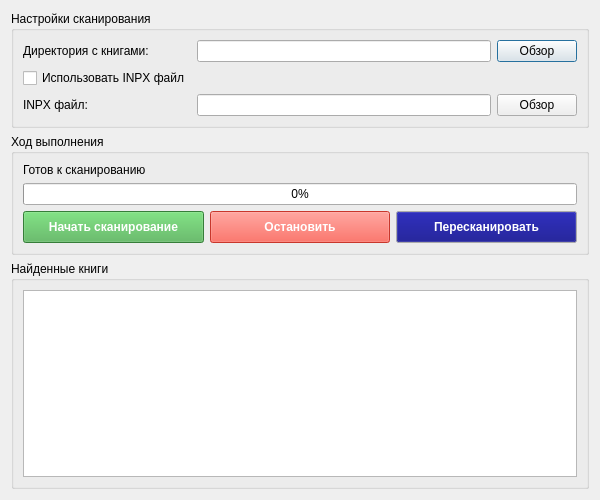
<?xml version="1.0" encoding="UTF-8"?>
<ui version="4.0">
 <class>ScannerDialog</class>
 <widget class="QDialog" name="ScannerDialog">
  <property name="geometry">
   <rect>
    <x>0</x>
    <y>0</y>
    <width>600</width>
    <height>500</height>
   </rect>
  </property>
  <property name="windowTitle">
   <string>Сканер коллекции книг</string>
  </property>
  <layout class="QVBoxLayout" name="verticalLayout">
   <item>
    <widget class="QGroupBox" name="groupBoxSettings">
     <property name="title">
      <string>Настройки сканирования</string>
     </property>
     <layout class="QGridLayout" name="gridLayout">
      <item row="0" column="0">
       <widget class="QLabel" name="label">
        <property name="text">
         <string>Директория с книгами:</string>
        </property>
       </widget>
      </item>
      <item row="0" column="1">
       <layout class="QHBoxLayout" name="horizontalLayout">
        <item>
         <widget class="QLineEdit" name="txtBooksDir"/>
        </item>
        <item>
         <widget class="QPushButton" name="btnBrowseBooksDir">
          <property name="text">
           <string>Обзор</string>
          </property>
         </widget>
        </item>
       </layout>
      </item>
      <item row="1" column="0">
       <widget class="QCheckBox" name="chkUseInpx">
        <property name="text">
         <string>Использовать INPX файл</string>
        </property>
       </widget>
      </item>
      <item row="2" column="0">
       <widget class="QLabel" name="label_2">
        <property name="text">
         <string>INPX файл:</string>
        </property>
       </widget>
      </item>
      <item row="2" column="1">
       <layout class="QHBoxLayout" name="horizontalLayout_2">
        <item>
         <widget class="QLineEdit" name="txtInpxFile"/>
        </item>
        <item>
         <widget class="QPushButton" name="btnBrowseInpx">
          <property name="text">
           <string>Обзор</string>
          </property>
         </widget>
        </item>
       </layout>
      </item>
     </layout>
    </widget>
   </item>
   <item>
    <widget class="QGroupBox" name="groupBoxProgress">
     <property name="title">
      <string>Ход выполнения</string>
     </property>
     <layout class="QVBoxLayout" name="verticalLayout_2">
      <item>
       <widget class="QLabel" name="statusLabel">
        <property name="text">
         <string>Готов к сканированию</string>
        </property>
       </widget>
      </item>
      <item>
       <widget class="QProgressBar" name="progressBar">
        <property name="value">
         <number>0</number>
        </property>
       </widget>
      </item>
      <item>
       <layout class="QHBoxLayout" name="horizontalLayout_3">
        <item>
         <widget class="QPushButton" name="btnStartScan">
          <property name="styleSheet">
           <string notr="true">QPushButton {
    background-color: #4CAF50;
    color: white;
    font-weight: bold;
    padding: 8px 16px;
}</string>
          </property>
          <property name="text">
           <string>Начать сканирование</string>
          </property>
         </widget>
        </item>
        <item>
         <widget class="QPushButton" name="btnStopScan">
          <property name="enabled">
           <bool>false</bool>
          </property>
          <property name="styleSheet">
           <string notr="true">QPushButton {
    background-color: #f44336;
    color: white;
    font-weight: bold;
    padding: 8px 16px;
}</string>
          </property>
          <property name="text">
           <string>Остановить</string>
          </property>
         </widget>
        </item>
        <item>
         <widget class="QPushButton" name="btnForceRescan">
          <property name="enabled">
           <bool>true</bool>
          </property>
          <property name="palette">
           <palette>
            <active>
             <colorrole role="WindowText">
              <brush brushstyle="SolidPattern">
               <color alpha="255">
                <red>255</red>
                <green>255</green>
                <blue>255</blue>
               </color>
              </brush>
             </colorrole>
             <colorrole role="Button">
              <brush brushstyle="SolidPattern">
               <color alpha="255">
                <red>0</red>
                <green>0</green>
                <blue>127</blue>
               </color>
              </brush>
             </colorrole>
             <colorrole role="Text">
              <brush brushstyle="SolidPattern">
               <color alpha="255">
                <red>255</red>
                <green>255</green>
                <blue>255</blue>
               </color>
              </brush>
             </colorrole>
             <colorrole role="ButtonText">
              <brush brushstyle="SolidPattern">
               <color alpha="255">
                <red>255</red>
                <green>255</green>
                <blue>255</blue>
               </color>
              </brush>
             </colorrole>
             <colorrole role="PlaceholderText">
              <brush brushstyle="SolidPattern">
               <color alpha="128">
                <red>255</red>
                <green>255</green>
                <blue>255</blue>
               </color>
              </brush>
             </colorrole>
            </active>
            <inactive>
             <colorrole role="WindowText">
              <brush brushstyle="SolidPattern">
               <color alpha="255">
                <red>255</red>
                <green>255</green>
                <blue>255</blue>
               </color>
              </brush>
             </colorrole>
             <colorrole role="Button">
              <brush brushstyle="SolidPattern">
               <color alpha="255">
                <red>0</red>
                <green>0</green>
                <blue>127</blue>
               </color>
              </brush>
             </colorrole>
             <colorrole role="Text">
              <brush brushstyle="SolidPattern">
               <color alpha="255">
                <red>255</red>
                <green>255</green>
                <blue>255</blue>
               </color>
              </brush>
             </colorrole>
             <colorrole role="ButtonText">
              <brush brushstyle="SolidPattern">
               <color alpha="255">
                <red>255</red>
                <green>255</green>
                <blue>255</blue>
               </color>
              </brush>
             </colorrole>
             <colorrole role="PlaceholderText">
              <brush brushstyle="SolidPattern">
               <color alpha="128">
                <red>255</red>
                <green>255</green>
                <blue>255</blue>
               </color>
              </brush>
             </colorrole>
            </inactive>
            <disabled>
             <colorrole role="WindowText">
              <brush brushstyle="SolidPattern">
               <color alpha="255">
                <red>255</red>
                <green>255</green>
                <blue>255</blue>
               </color>
              </brush>
             </colorrole>
             <colorrole role="Button">
              <brush brushstyle="SolidPattern">
               <color alpha="255">
                <red>0</red>
                <green>0</green>
                <blue>127</blue>
               </color>
              </brush>
             </colorrole>
             <colorrole role="Text">
              <brush brushstyle="SolidPattern">
               <color alpha="255">
                <red>255</red>
                <green>255</green>
                <blue>255</blue>
               </color>
              </brush>
             </colorrole>
             <colorrole role="ButtonText">
              <brush brushstyle="SolidPattern">
               <color alpha="255">
                <red>255</red>
                <green>255</green>
                <blue>255</blue>
               </color>
              </brush>
             </colorrole>
             <colorrole role="PlaceholderText">
              <brush brushstyle="SolidPattern">
               <color alpha="128">
                <red>255</red>
                <green>255</green>
                <blue>255</blue>
               </color>
              </brush>
             </colorrole>
            </disabled>
           </palette>
          </property>
          <property name="styleSheet">
           <string notr="true">QPushButton {
    background-color: #f782226;
    color: white;
    font-weight: bold;
    padding: 8px 16px;
}</string>
          </property>
          <property name="text">
           <string>Пересканировать</string>
          </property>
         </widget>
        </item>
       </layout>
      </item>
     </layout>
    </widget>
   </item>
   <item>
    <widget class="QGroupBox" name="groupBoxResults">
     <property name="title">
      <string>Найденные книги</string>
     </property>
     <layout class="QVBoxLayout" name="verticalLayout_3">
      <item>
       <widget class="QTableWidget" name="tableBooks"/>
      </item>
     </layout>
    </widget>
   </item>
  </layout>
 </widget>
 <resources/>
 <connections/>
</ui>
